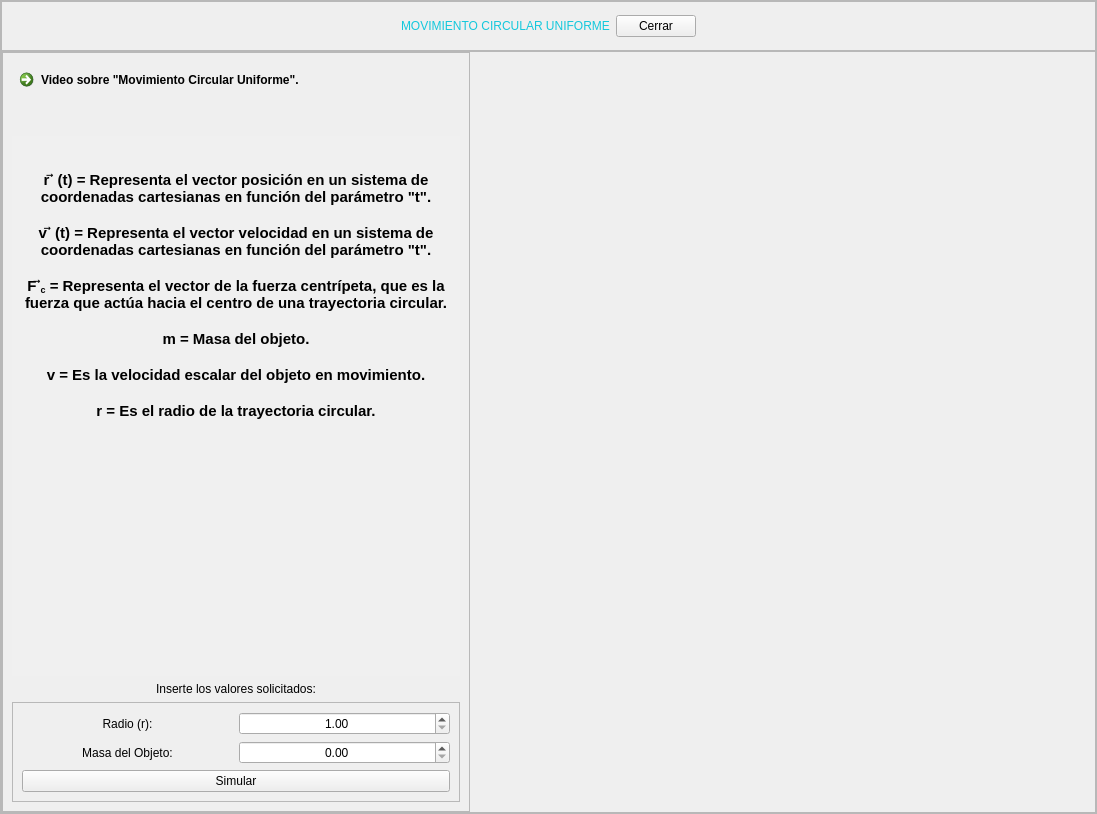
<?xml version="1.0" encoding="UTF-8"?>
<ui version="4.0">
 <class>MainWindow</class>
 <widget class="QMainWindow" name="MainWindow">
  <property name="geometry">
   <rect>
    <x>0</x>
    <y>0</y>
    <width>1097</width>
    <height>814</height>
   </rect>
  </property>
  <property name="windowTitle">
   <string>MainWindow</string>
  </property>
  <widget class="QWidget" name="centralwidget">
   <layout class="QVBoxLayout" name="verticalLayout">
    <property name="spacing">
     <number>0</number>
    </property>
    <property name="leftMargin">
     <number>0</number>
    </property>
    <property name="topMargin">
     <number>0</number>
    </property>
    <property name="rightMargin">
     <number>0</number>
    </property>
    <property name="bottomMargin">
     <number>0</number>
    </property>
    <item>
     <widget class="QFrame" name="frame">
      <property name="frameShape">
       <enum>QFrame::StyledPanel</enum>
      </property>
      <property name="frameShadow">
       <enum>QFrame::Raised</enum>
      </property>
      <layout class="QVBoxLayout" name="verticalLayout_2" stretch="1,8">
       <property name="spacing">
        <number>0</number>
       </property>
       <property name="leftMargin">
        <number>0</number>
       </property>
       <property name="topMargin">
        <number>0</number>
       </property>
       <property name="rightMargin">
        <number>0</number>
       </property>
       <property name="bottomMargin">
        <number>0</number>
       </property>
       <item>
        <widget class="QFrame" name="frame_2">
         <property name="maximumSize">
          <size>
           <width>16777215</width>
           <height>50</height>
          </size>
         </property>
         <property name="styleSheet">
          <string notr="true">QLabel{
font: 87 12pt &quot;Arial Black&quot;;
color: rgb(20, 200,220);
}

QPushButton{
	font: 10pt &quot;MS Shell Dlg 2&quot;;
}</string>
         </property>
         <property name="frameShape">
          <enum>QFrame::StyledPanel</enum>
         </property>
         <property name="frameShadow">
          <enum>QFrame::Raised</enum>
         </property>
         <layout class="QHBoxLayout" name="horizontalLayout">
          <item>
           <spacer name="horizontalSpacer">
            <property name="orientation">
             <enum>Qt::Horizontal</enum>
            </property>
            <property name="sizeHint" stdset="0">
             <size>
              <width>312</width>
              <height>20</height>
             </size>
            </property>
           </spacer>
          </item>
          <item>
           <widget class="QLabel" name="label">
            <property name="text">
             <string>MOVIMIENTO CIRCULAR UNIFORME</string>
            </property>
           </widget>
          </item>
          <item>
           <widget class="QPushButton" name="button_cerrar">
            <property name="text">
             <string>Cerrar</string>
            </property>
           </widget>
          </item>
          <item>
           <spacer name="horizontalSpacer_2">
            <property name="orientation">
             <enum>Qt::Horizontal</enum>
            </property>
            <property name="sizeHint" stdset="0">
             <size>
              <width>312</width>
              <height>20</height>
             </size>
            </property>
           </spacer>
          </item>
         </layout>
        </widget>
       </item>
       <item>
        <widget class="QFrame" name="frame_3">
         <property name="frameShape">
          <enum>QFrame::StyledPanel</enum>
         </property>
         <property name="frameShadow">
          <enum>QFrame::Raised</enum>
         </property>
         <layout class="QHBoxLayout" name="horizontalLayout_2" stretch="6,8">
          <property name="spacing">
           <number>0</number>
          </property>
          <property name="leftMargin">
           <number>0</number>
          </property>
          <property name="topMargin">
           <number>0</number>
          </property>
          <property name="rightMargin">
           <number>0</number>
          </property>
          <property name="bottomMargin">
           <number>0</number>
          </property>
          <item>
           <widget class="QFrame" name="frame_4">
            <property name="frameShape">
             <enum>QFrame::StyledPanel</enum>
            </property>
            <property name="frameShadow">
             <enum>QFrame::Raised</enum>
            </property>
            <layout class="QVBoxLayout" name="verticalLayout_3" stretch="1,8,0,1">
             <item>
              <widget class="QCommandLinkButton" name="link_video">
               <property name="text">
                <string>Video sobre &quot;Movimiento Circular Uniforme&quot;.</string>
               </property>
              </widget>
             </item>
             <item>
              <widget class="QTextEdit" name="textEdit">
               <property name="styleSheet">
                <string notr="true">background-color: rgb(240, 240, 240);</string>
               </property>
               <property name="frameShape">
                <enum>QFrame::NoFrame</enum>
               </property>
               <property name="frameShadow">
                <enum>QFrame::Plain</enum>
               </property>
               <property name="readOnly">
                <bool>true</bool>
               </property>
               <property name="html">
                <string>&lt;!DOCTYPE HTML PUBLIC &quot;-//W3C//DTD HTML 4.0//EN&quot; &quot;http://www.w3.org/TR/REC-html40/strict.dtd&quot;&gt;
&lt;html&gt;&lt;head&gt;&lt;meta name=&quot;qrichtext&quot; content=&quot;1&quot; /&gt;&lt;style type=&quot;text/css&quot;&gt;
p, li { white-space: pre-wrap; }
&lt;/style&gt;&lt;/head&gt;&lt;body style=&quot; font-family:'MS Shell Dlg 2'; font-size:7.8pt; font-weight:400; font-style:normal;&quot;&gt;
&lt;p align=&quot;center&quot; style=&quot;-qt-paragraph-type:empty; margin-top:0px; margin-bottom:0px; margin-left:0px; margin-right:0px; -qt-block-indent:0; text-indent:0px;&quot;&gt;&lt;br /&gt;&lt;/p&gt;
&lt;p align=&quot;center&quot; style=&quot;-qt-paragraph-type:empty; margin-top:0px; margin-bottom:0px; margin-left:0px; margin-right:0px; -qt-block-indent:0; text-indent:0px; font-size:11pt; font-weight:600;&quot;&gt;&lt;br /&gt;&lt;/p&gt;
&lt;p align=&quot;center&quot; style=&quot; margin-top:0px; margin-bottom:0px; margin-left:0px; margin-right:0px; -qt-block-indent:0; text-indent:0px;&quot;&gt;&lt;span style=&quot; font-size:11pt; font-weight:600;&quot;&gt;r ⃗ (t) = Representa el vector posición en un sistema de coordenadas cartesianas en función del parámetro &amp;quot;t&amp;quot;.&lt;/span&gt;&lt;/p&gt;
&lt;p align=&quot;center&quot; style=&quot;-qt-paragraph-type:empty; margin-top:0px; margin-bottom:0px; margin-left:0px; margin-right:0px; -qt-block-indent:0; text-indent:0px; font-size:11pt; font-weight:600;&quot;&gt;&lt;br /&gt;&lt;/p&gt;
&lt;p align=&quot;center&quot; style=&quot; margin-top:0px; margin-bottom:0px; margin-left:0px; margin-right:0px; -qt-block-indent:0; text-indent:0px;&quot;&gt;&lt;span style=&quot; font-size:11pt; font-weight:600;&quot;&gt;v ⃗ (t) = Representa el vector velocidad en un sistema de coordenadas cartesianas en función del parámetro &amp;quot;t&amp;quot;.&lt;/span&gt;&lt;/p&gt;
&lt;p align=&quot;center&quot; style=&quot;-qt-paragraph-type:empty; margin-top:0px; margin-bottom:0px; margin-left:0px; margin-right:0px; -qt-block-indent:0; text-indent:0px; font-size:11pt; font-weight:600;&quot;&gt;&lt;br /&gt;&lt;/p&gt;
&lt;p align=&quot;center&quot; style=&quot; margin-top:0px; margin-bottom:0px; margin-left:0px; margin-right:0px; -qt-block-indent:0; text-indent:0px;&quot;&gt;&lt;span style=&quot; font-size:11pt; font-weight:600;&quot;&gt;F ⃗&lt;/span&gt;&lt;span style=&quot; font-size:11pt; font-weight:600; vertical-align:sub;&quot;&gt;c&lt;/span&gt;&lt;span style=&quot; font-size:11pt; font-weight:600;&quot;&gt; = Representa el vector de la fuerza centrípeta, que es la fuerza que actúa hacia el centro de una trayectoria circular.&lt;/span&gt;&lt;/p&gt;
&lt;p align=&quot;center&quot; style=&quot;-qt-paragraph-type:empty; margin-top:0px; margin-bottom:0px; margin-left:0px; margin-right:0px; -qt-block-indent:0; text-indent:0px; font-size:11pt; font-weight:600;&quot;&gt;&lt;br /&gt;&lt;/p&gt;
&lt;p align=&quot;center&quot; style=&quot; margin-top:0px; margin-bottom:0px; margin-left:0px; margin-right:0px; -qt-block-indent:0; text-indent:0px;&quot;&gt;&lt;span style=&quot; font-size:11pt; font-weight:600;&quot;&gt;m = Masa del objeto.&lt;/span&gt;&lt;/p&gt;
&lt;p align=&quot;center&quot; style=&quot;-qt-paragraph-type:empty; margin-top:0px; margin-bottom:0px; margin-left:0px; margin-right:0px; -qt-block-indent:0; text-indent:0px; font-size:11pt; font-weight:600;&quot;&gt;&lt;br /&gt;&lt;/p&gt;
&lt;p align=&quot;center&quot; style=&quot; margin-top:0px; margin-bottom:0px; margin-left:0px; margin-right:0px; -qt-block-indent:0; text-indent:0px;&quot;&gt;&lt;span style=&quot; font-size:11pt; font-weight:600;&quot;&gt;v = Es la velocidad escalar del objeto en movimiento.&lt;/span&gt;&lt;/p&gt;
&lt;p align=&quot;center&quot; style=&quot;-qt-paragraph-type:empty; margin-top:0px; margin-bottom:0px; margin-left:0px; margin-right:0px; -qt-block-indent:0; text-indent:0px; font-size:11pt; font-weight:600;&quot;&gt;&lt;br /&gt;&lt;/p&gt;
&lt;p align=&quot;center&quot; style=&quot; margin-top:0px; margin-bottom:0px; margin-left:0px; margin-right:0px; -qt-block-indent:0; text-indent:0px;&quot;&gt;&lt;span style=&quot; font-size:11pt; font-weight:600;&quot;&gt;r = Es el radio de la trayectoria circular.&lt;/span&gt;&lt;/p&gt;&lt;/body&gt;&lt;/html&gt;</string>
               </property>
              </widget>
             </item>
             <item>
              <widget class="QLabel" name="label_4">
               <property name="styleSheet">
                <string notr="true">font: 10pt &quot;MS Shell Dlg 2&quot;;</string>
               </property>
               <property name="text">
                <string>Inserte los valores solicitados:</string>
               </property>
               <property name="alignment">
                <set>Qt::AlignCenter</set>
               </property>
              </widget>
             </item>
             <item>
              <widget class="QFrame" name="frame_5">
               <property name="styleSheet">
                <string notr="true">font: 10pt &quot;MS Shell Dlg 2&quot;;</string>
               </property>
               <property name="frameShape">
                <enum>QFrame::StyledPanel</enum>
               </property>
               <property name="frameShadow">
                <enum>QFrame::Raised</enum>
               </property>
               <layout class="QVBoxLayout" name="verticalLayout_4" stretch="1,1">
                <item>
                 <layout class="QGridLayout" name="gridLayout">
                  <item row="0" column="0">
                   <widget class="QLabel" name="label_2">
                    <property name="text">
                     <string>Radio (r):</string>
                    </property>
                    <property name="alignment">
                     <set>Qt::AlignCenter</set>
                    </property>
                   </widget>
                  </item>
                  <item row="1" column="0">
                   <widget class="QLabel" name="label_3">
                    <property name="text">
                     <string>Masa del Objeto:</string>
                    </property>
                    <property name="alignment">
                     <set>Qt::AlignCenter</set>
                    </property>
                   </widget>
                  </item>
                  <item row="0" column="1">
                   <widget class="QDoubleSpinBox" name="sBox_r">
                    <property name="alignment">
                     <set>Qt::AlignCenter</set>
                    </property>
                    <property name="minimum">
                     <double>1.000000000000000</double>
                    </property>
                    <property name="maximum">
                     <double>100000.000000000000000</double>
                    </property>
                   </widget>
                  </item>
                  <item row="1" column="1">
                   <widget class="QDoubleSpinBox" name="sBox_mass">
                    <property name="alignment">
                     <set>Qt::AlignCenter</set>
                    </property>
                    <property name="maximum">
                     <double>100000.000000000000000</double>
                    </property>
                   </widget>
                  </item>
                 </layout>
                </item>
                <item>
                 <widget class="QPushButton" name="button_simular">
                  <property name="text">
                   <string>Simular</string>
                  </property>
                 </widget>
                </item>
               </layout>
              </widget>
             </item>
            </layout>
           </widget>
          </item>
          <item>
           <layout class="QVBoxLayout" name="graf_circular"/>
          </item>
         </layout>
        </widget>
       </item>
      </layout>
     </widget>
    </item>
   </layout>
  </widget>
 </widget>
 <resources/>
 <connections/>
</ui>
